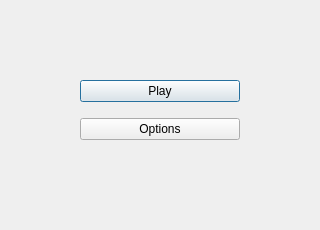
<?xml version="1.0" encoding="UTF-8"?>
<ui version="4.0">
 <class>Menu</class>
 <widget class="QDialog" name="Menu">
  <property name="geometry">
   <rect>
    <x>0</x>
    <y>0</y>
    <width>320</width>
    <height>230</height>
   </rect>
  </property>
  <property name="windowTitle">
   <string>Dialog</string>
  </property>
  <widget class="QWidget" name="verticalLayoutWidget">
   <property name="geometry">
    <rect>
     <x>80</x>
     <y>70</y>
     <width>160</width>
     <height>80</height>
    </rect>
   </property>
   <layout class="QVBoxLayout" name="verticalLayout">
    <item>
     <widget class="QPushButton" name="pushButton">
      <property name="text">
       <string>Play</string>
      </property>
     </widget>
    </item>
    <item>
     <widget class="QPushButton" name="pushButton_2">
      <property name="text">
       <string>Options</string>
      </property>
     </widget>
    </item>
   </layout>
  </widget>
 </widget>
 <resources/>
 <connections/>
</ui>
